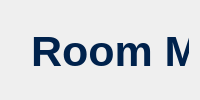
         <widget class="QWidget" name="Rooms">
          <layout class="QGridLayout" name="gridLayout_2">
           <item row="0" column="0">
            <widget class="QWidget" name="widget_17" native="true">
             <widget class="QWidget" name="widget_18" native="true">
              <property name="geometry">
               <rect>
                <x>10</x>
                <y>10</y>
                <width>1141</width>
                <height>111</height>
               </rect>
              </property>
              <widget class="QLabel" name="label_11">
               <property name="geometry">
                <rect>
                 <x>10</x>
                 <y>0</y>
                 <width>491</width>
                 <height>61</height>
                </rect>
               </property>
               <property name="font">
                <font>
                 <family>Arial</family>
                 <pointsize>32</pointsize>
                 <weight>75</weight>
                 <bold>true</bold>
                </font>
               </property>
               <property name="styleSheet">
                <string notr="true">color: #00224c;</string>
               </property>
               <property name="text">
                <string>Room Management</string>
               </property>
              </widget>
              <widget class="QLabel" name="label_12">
               <property name="geometry">
                <rect>
                 <x>10</x>
                 <y>65</y>
                 <width>471</width>
                 <height>31</height>
                </rect>
               </property>
               <property name="font">
                <font>
                 <family>Arial</family>
                 <pointsize>13</pointsize>
                </font>
               </property>
               <property name="styleSheet">
                <string notr="true">color: #00224C;</string>
               </property>
               <property name="text">
                <string>Manage hotel rooms, categories, and availability</string>
               </property>
              </widget>
              <widget class="QPushButton" name="btnAddRoom">
               <property name="geometry">
                <rect>
                 <x>950</x>
                 <y>30</y>
                 <width>181</width>
                 <height>51</height>
                </rect>
               </property>
               <property name="font">
                <font>
                 <weight>75</weight>
                 <bold>true</bold>
                </font>
               </property>
               <property name="styleSheet">
                <string notr="true">QPushButton {
    background-color: rgb(245, 192, 34);
    color: black;
    border: none;
    border-radius: 10px;
    padding: 10px;
    font-weight: bold;
}

QPushButton:hover {
    background-color: rgb(255, 210, 60);
}

QPushButton:pressed {
    background-color: rgb(200, 150, 10);
}

QPushButton:checked {
    background-color: rgb(200, 150, 10);
}</string>
               </property>
               <property name="text">
                <string>Addd Room</string>
               </property>
               <property name="icon">
                <iconset>
                 <normaloff>../imgJava/plus.png</normaloff>../imgJava/plus.png</iconset>
               </property>
              </widget>
             </widget>
             <widget class="QWidget" name="widget_19" native="true">
              <property name="geometry">
               <rect>
                <x>10</x>
                <y>130</y>
                <width>1141</width>
                <height>131</height>
               </rect>
              </property>
              <layout class="QHBoxLayout" name="horizontalLayout_5">
               <item>
                <widget class="QWidget" name="widget_20" native="true">
                 <property name="styleSheet">
                  <string notr="true">border: 1px solid;</string>
                 </property>
                 <widget class="QLabel" name="label_46">
                  <property name="geometry">
                   <rect>
                    <x>280</x>
                    <y>30</y>
                    <width>61</width>
                    <height>61</height>
                   </rect>
                  </property>
                  <property name="styleSheet">
                   <string notr="true">border: none;</string>
                  </property>
                  <property name="text">
                   <string/>
                  </property>
                  <property name="pixmap">
                   <pixmap>../img/double-bed.png</pixmap>
                  </property>
                  <property name="scaledContents">
                   <bool>true</bool>
                  </property>
                 </widget>
                 <widget class="QLabel" name="lblStandard">
                  <property name="geometry">
                   <rect>
                    <x>130</x>
                    <y>30</y>
                    <width>51</width>
                    <height>41</height>
                   </rect>
                  </property>
                  <property name="font">
                   <font>
                    <family>Yu Gothic UI Semibold</family>
                    <pointsize>14</pointsize>
                   </font>
                  </property>
                  <property name="styleSheet">
                   <string notr="true">border: none;
color: black;</string>
                  </property>
                  <property name="text">
                   <string>32</string>
                  </property>
                 </widget>
                 <widget class="QLabel" name="label_47">
                  <property name="geometry">
                   <rect>
                    <x>70</x>
                    <y>70</y>
                    <width>171</width>
                    <height>31</height>
                   </rect>
                  </property>
                  <property name="font">
                   <font>
                    <family>Arial</family>
                    <pointsize>14</pointsize>
                   </font>
                  </property>
                  <property name="styleSheet">
                   <string notr="true">border: none;
color: black;</string>
                  </property>
                  <property name="text">
                   <string>Standard Room</string>
                  </property>
                 </widget>
                </widget>
               </item>
               <item>
                <widget class="QWidget" name="widget_21" native="true">
                 <property name="styleSheet">
                  <string notr="true">border: 1px solid;</string>
                 </property>
                 <widget class="QLabel" name="label_48">
                  <property name="geometry">
                   <rect>
                    <x>80</x>
                    <y>70</y>
                    <width>141</width>
                    <height>31</height>
                   </rect>
                  </property>
                  <property name="font">
                   <font>
                    <family>Arial</family>
                    <pointsize>14</pointsize>
                   </font>
                  </property>
                  <property name="styleSheet">
                   <string notr="true">border: none;
color: black;</string>
                  </property>
                  <property name="text">
                   <string>Deluxe Room</string>
                  </property>
                 </widget>
                 <widget class="QLabel" name="label_49">
                  <property name="geometry">
                   <rect>
                    <x>280</x>
                    <y>30</y>
                    <width>61</width>
                    <height>61</height>
                   </rect>
                  </property>
                  <property name="styleSheet">
                   <string notr="true">border: none;</string>
                  </property>
                  <property name="text">
                   <string/>
                  </property>
                  <property name="pixmap">
                   <pixmap>../img/bed (1).png</pixmap>
                  </property>
                  <property name="scaledContents">
                   <bool>true</bool>
                  </property>
                 </widget>
                 <widget class="QLabel" name="lblDeluxe">
                  <property name="geometry">
                   <rect>
                    <x>130</x>
                    <y>30</y>
                    <width>51</width>
                    <height>41</height>
                   </rect>
                  </property>
                  <property name="font">
                   <font>
                    <family>Yu Gothic UI Semibold</family>
                    <pointsize>14</pointsize>
                   </font>
                  </property>
                  <property name="styleSheet">
                   <string notr="true">border: none;
color: black;</string>
                  </property>
                  <property name="text">
                   <string>32</string>
                  </property>
                 </widget>
                </widget>
               </item>
               <item>
                <widget class="QWidget" name="widget_22" native="true">
                 <property name="styleSheet">
                  <string notr="true">border: 1px solid;</string>
                 </property>
                 <widget class="QLabel" name="label_50">
                  <property name="geometry">
                   <rect>
                    <x>80</x>
                    <y>70</y>
                    <width>141</width>
                    <height>31</height>
                   </rect>
                  </property>
                  <property name="font">
                   <font>
                    <family>Arial</family>
                    <pointsize>14</pointsize>
                   </font>
                  </property>
                  <property name="styleSheet">
                   <string notr="true">border: none;
color: black;</string>
                  </property>
                  <property name="text">
                   <string>Suite Room</string>
                  </property>
                 </widget>
                 <widget class="QLabel" name="label_51">
                  <property name="geometry">
                   <rect>
                    <x>280</x>
                    <y>30</y>
                    <width>61</width>
                    <height>61</height>
                   </rect>
                  </property>
                  <property name="styleSheet">
                   <string notr="true">border: none;</string>
                  </property>
                  <property name="text">
                   <string/>
                  </property>
                  <property name="pixmap">
                   <pixmap>../img/bed.png</pixmap>
                  </property>
                  <property name="scaledContents">
                   <bool>true</bool>
                  </property>
                 </widget>
                 <widget class="QLabel" name="lblSuite">
                  <property name="geometry">
                   <rect>
                    <x>130</x>
                    <y>30</y>
                    <width>51</width>
                    <height>41</height>
                   </rect>
                  </property>
                  <property name="font">
                   <font>
                    <family>Yu Gothic UI Semibold</family>
                    <pointsize>14</pointsize>
                   </font>
                  </property>
                  <property name="styleSheet">
                   <string notr="true">border: none;
color: black;</string>
                  </property>
                  <property name="text">
                   <string>32</string>
                  </property>
                 </widget>
                </widget>
               </item>
              </layout>
             </widget>
             <widget class="QWidget" name="widget_23" native="true">
              <property name="geometry">
               <rect>
                <x>10</x>
                <y>270</y>
                <width>1141</width>
                <height>451</height>
               </rect>
              </property>
              <layout class="QVBoxLayout" name="verticalLayout_5">
               <item>
                <widget class="QTableWidget" name="table_room">
                 <property name="font">
                  <font/>
                 </property>
                 <property name="styleSheet">
                  <string notr="true">QTableWidget {
    background-color: #ffffff;
    gridline-color: #ccc;
}

/* TABLE TEXT */
QTableWidget::item {
    color: #000000; /* solid black para siguradong kita */
}

/* SELECTED ROW */
QTableWidget::item:selected {
    background-color: #0a2b5c;
    color: #ffffff; /* readable kapag naka-select */
}

/* ALTERNATE ROWS */
QTableWidget::item:alternate {
    background-color: #f5f7fb;
}

/* HEADER */
QHeaderView::section {
    background-color: #0a2b5c;
    color: #ffcc00; /* hindi white */
    padding: 6px;
    font-weight: bold;
    border: 1px solid #ccc;
}

QTableWidget:hover {
    background-color: #EAF3FF;
    border: 2px solid #1E90FF;
}</string>
                 </property>
                 <attribute name="verticalHeaderVisible">
                  <bool>false</bool>
                 </attribute>
                 <attribute name="verticalHeaderStretchLastSection">
                  <bool>false</bool>
                 </attribute>
                 <column>
                  <property name="text">
                   <string>Room #</string>
                  </property>
                 </column>
                 <column>
                  <property name="text">
                   <string>Floor</string>
                  </property>
                 </column>
                 <column>
                  <property name="text">
                   <string>Category</string>
                  </property>
                 </column>
                 <column>
                  <property name="text">
                   <string>Capacity</string>
                  </property>
                 </column>
                 <column>
                  <property name="text">
                   <string>Price/Night</string>
                  </property>
                 </column>
                 <column>
                  <property name="text">
                   <string>Status</string>
                  </property>
                 </column>
                 <column>
                  <property name="text">
                   <string>Action</string>
                  </property>
                 </column>
                </widget>
               </item>
              </layout>
             </widget>
            </widget>
           </item>
          </layout>
         </widget>
